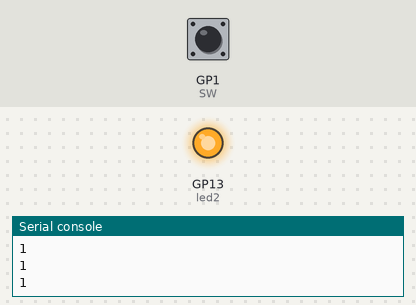
This program was run on a simulated Raspberry Pi Pico running MicroPython. Parts: output pins drawn as LEDs (lit = HIGH), the last lines printed to the serial console. Inputs (shaded band) come from the test bench; at power-on: GP1 (SW) HIGH.

Above: at 1.2 s.
1.3 s: GP1 (SW) pulled LOW for 0.15 s
At 1.4 s:
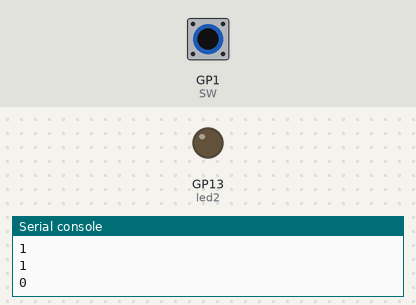
3.0 s: GP1 (SW) pulled LOW for 3.2 s
At 7.4 s:
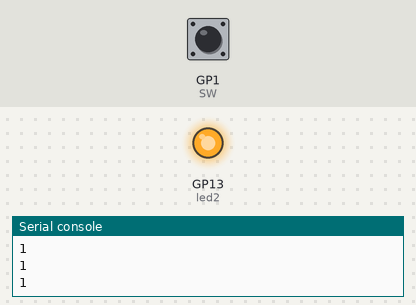
Timing chart, 0 to 8.9 s (numbered marks = the images above; inputs shaded):
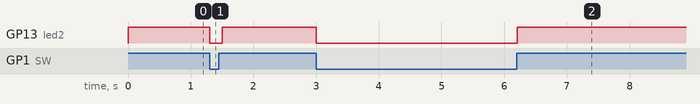

Measured:
- after the input at 1.3 s, GP13 (led2): HIGH → LOW at once, → HIGH 0.20 s later
- after the input at 3.0 s, GP13 (led2): HIGH → LOW at once, → HIGH 3.2 s later

The program:

lib_iR.py
```python
"""
 2023/08/20
   iR センサーの状態でLED2 を点灯、消灯させる。
"""
import machine
import time

SW   = machine.Pin(1, machine.Pin.IN)
led2 = machine.Pin(13, machine.Pin.OUT)

def human_read():
    return SW.value()

def main():

    while True:
        sense = human_read()
        if sense == 0:
            led2.off()
        if sense == 1:
            led2.on()

        print(sense)
        time.sleep(0.1)

if __name__=='__main__':
    main()
```
